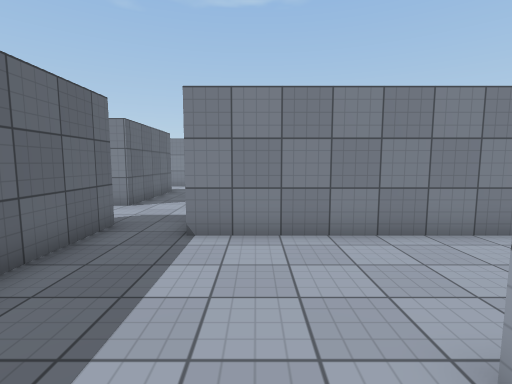
View 1 (above)

16 first-person views from a walk through a Unity game level. The camera is 1.5 m above the floor, tilts 6° down and sees 85° across. The floor is counted in squares, 1 m on a side. Each view is taken from the middle of a square. On the plan, view 1 faces up. The plan holds only what a view shows up to about 14 squares ahead; the rest is blank. Surface patterns are stand-ins for the level's own textures.

View 2
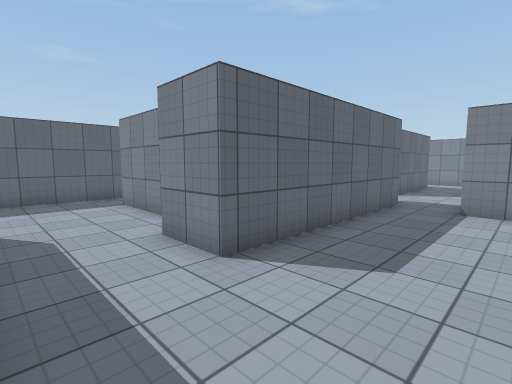

View 3
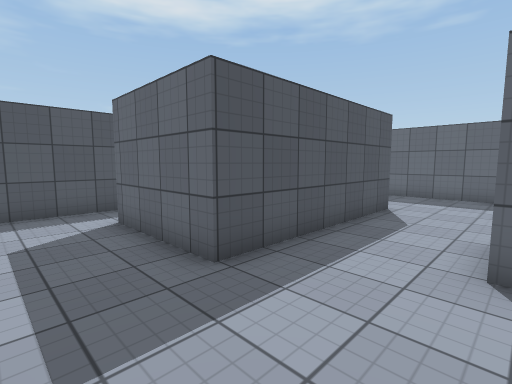

View 4
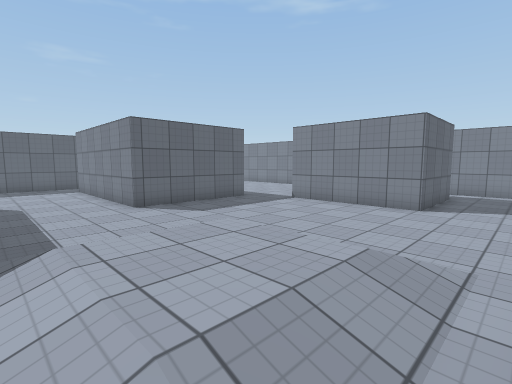

View 5
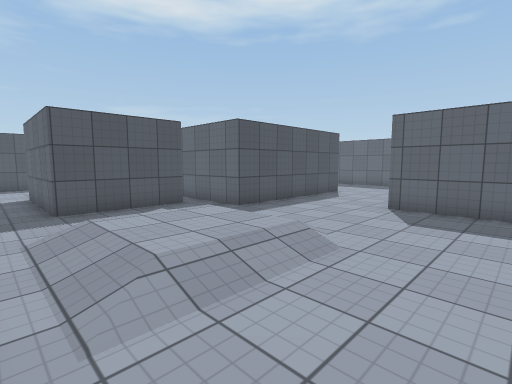

View 6
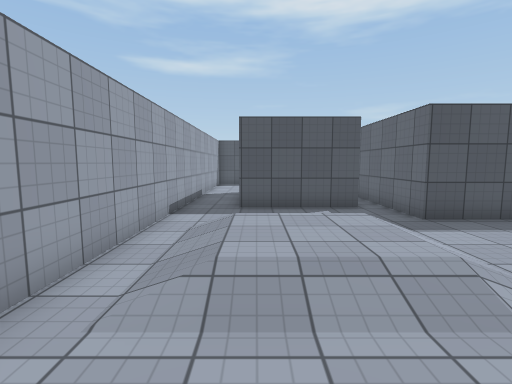

View 7
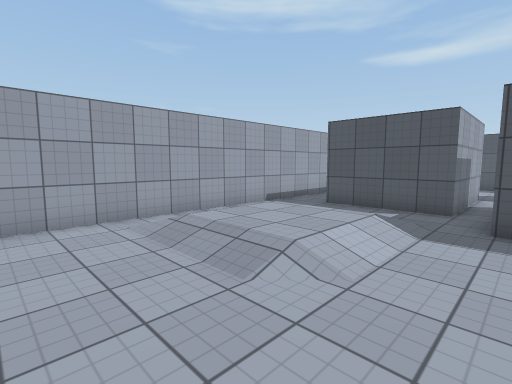

View 8
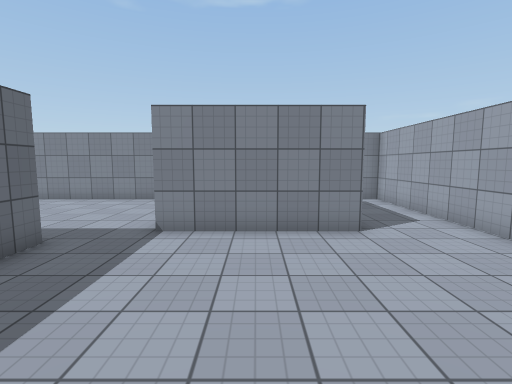

View 9
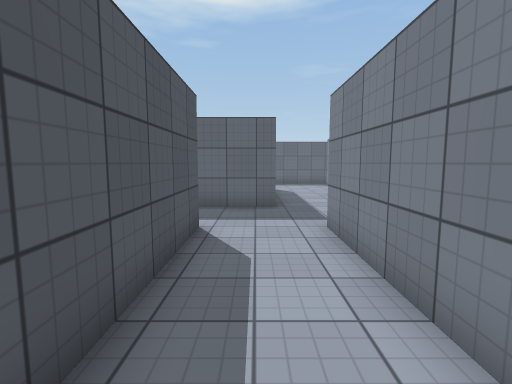

View 10
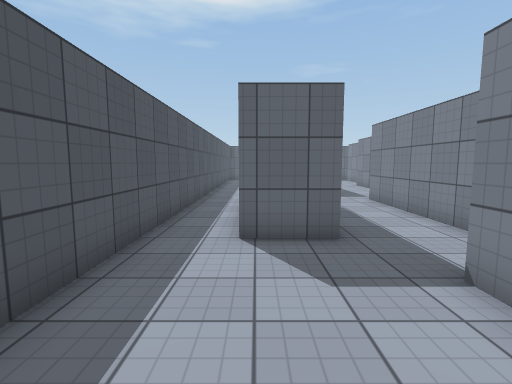

View 11
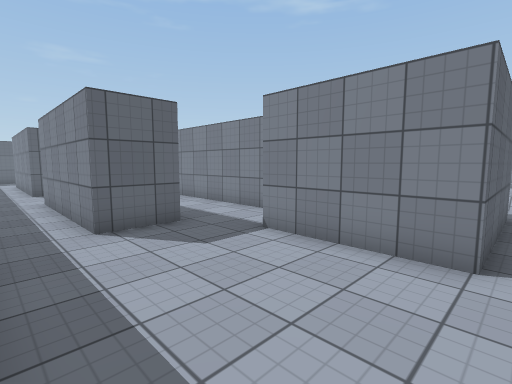

View 12
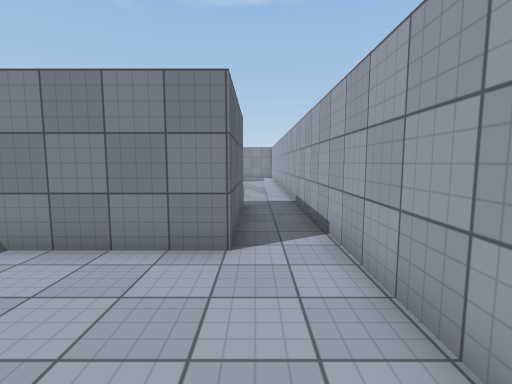

View 13
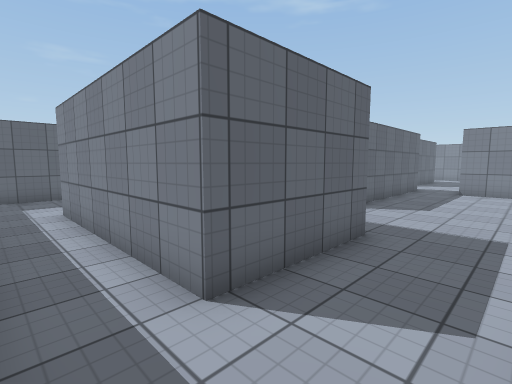

View 14
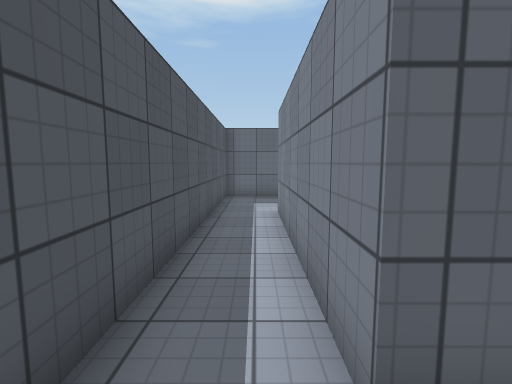

View 15
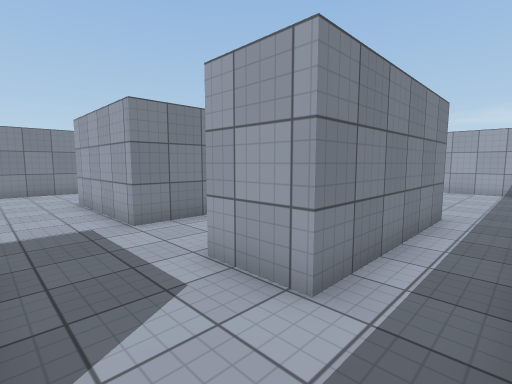

View 16
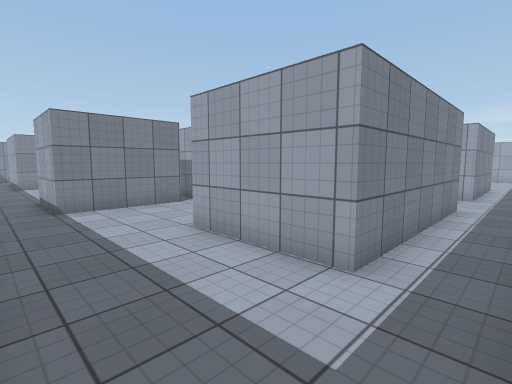

### Floor plan
Key: @ floor where view 1 was taken; # wall or solid block; . main floor; : floor 0.25 m higher than the main floor; / step, stairs or slope.
Columns run from 13 left of view 1 to 16 right of it. Each row starts with its distance up from view 1.
 18              ######      #####
 17               .....       ...#
 16                .....      ...#
 15                .....     #...#
 14         #.      .....    #...#
 13         #.       ....    #...#
 12         #..      ....#####...#
 11         #...      ...........#
 10         #...      #..........#
  9         ....      #..........#
  8          ...      #..........#
  7   ..     ...      #..........#
  6   ..     #..#######..../////.#
  5   ..     #............./:::/.#
  4   ..     #............./:::/.#
  3   .      #............./:::/.#
  2   .#     #............./////.#
  1  ..#    ##.....#######.......#
  0 #..####.##...@.#     #.......#
 -1 #.......##.....#     #.####..#
 -2 #..............#     #.#  #..#
 -3 #..............#######.#  #..#
 -4 #......................#  #..#
 -5 #....#######...........####..#
 -6 #....#     #.................#
 -7 #....#     #...######........#
 -8 #....#######...######........#
 -9 #............................#
-10 #......................... .
-11 ########################

Where each view was taken, in squares from view 1:
view 1: 0 up, 0 right, facing up
view 2: 4 down, 0 right, facing up-left
view 3: 1 down, 1 right, facing down-left
view 4: 2 up, 15 right, facing up-left
view 5: 9 up, 15 right, facing down-left
view 6: 9 up, 13 right, facing down
view 7: 9 up, 8 right, facing down-right
view 8: 5 up, 10 right, facing up
view 9: 5 down, 8 right, facing left
view 10: 8 down, 13 right, facing left
view 11: 10 down, 14 right, facing up-left
view 12: 10 down, 14 right, facing up
view 13: 10 down, 1 right, facing up-left
view 14: 9 down, 0 right, facing left
view 15: 10 down, 1 left, facing up-right
view 16: 10 down, 12 left, facing up-right
